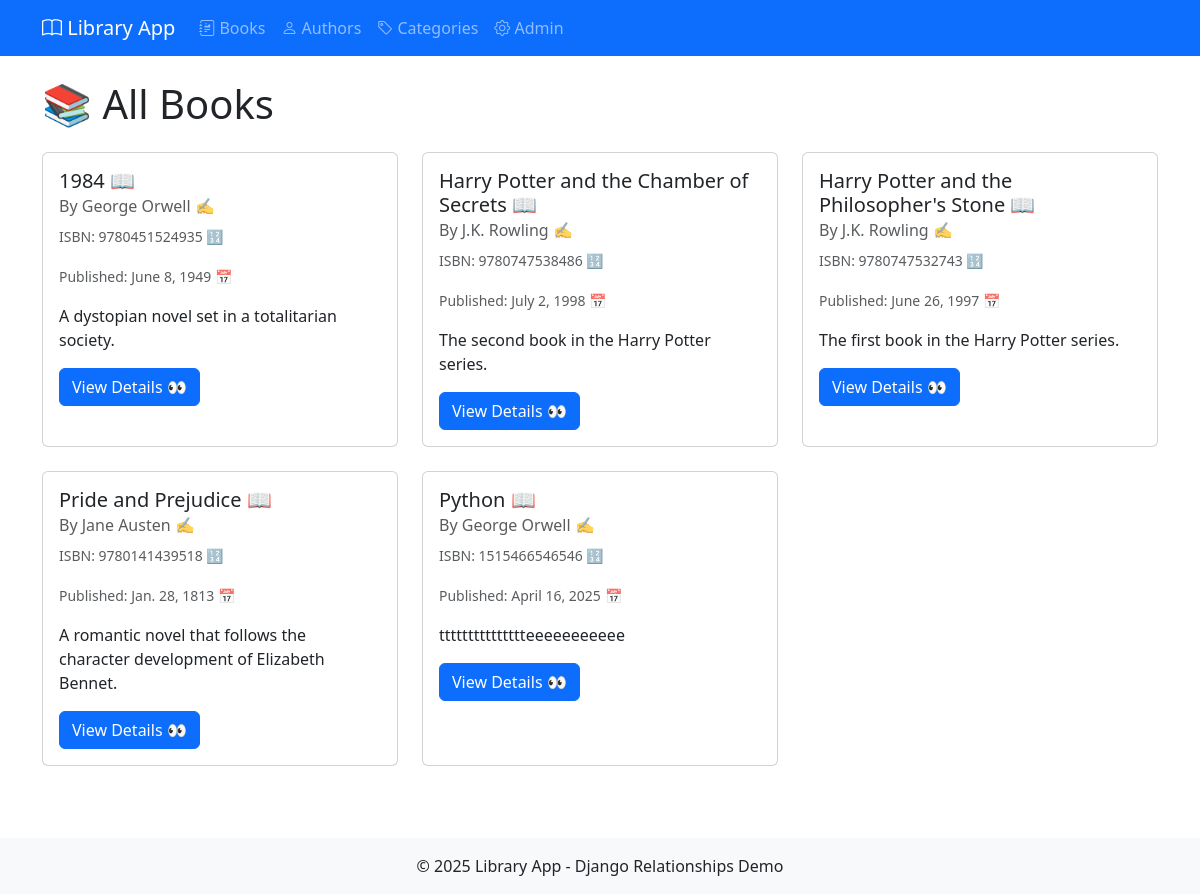
The page /books/ on the database its author committed.
### library/models.py (models this page shows, shortened)
class Book(models.Model):
    title = models.CharField(max_length=200)
    author = models.ForeignKey(
        Author,
        on_delete=models.CASCADE,
        related_name='books'
    )
    isbn = models.CharField('ISBN', max_length=13, unique=True)
    publication_date = models.DateField(null=True, blank=True)
    summary = models.TextField(blank=True)
    categories = models.ManyToManyField(Category, related_name='books')
    publishers = models.ManyToManyField(
        Publisher,
        through='Publication',
        through_fields=('book', 'publisher'),
        related_name='books'
    )

class Author(models.Model):
    name = models.CharField(max_length=100)
    birth_date = models.DateField(null=True, blank=True)
    biography = models.TextField(blank=True)

### library/views.py (the view)
# urls.py: path('books/', views.book_list, name='book_list'),
def book_list(request):
    books = Book.objects.all().select_related('author').order_by('title')
    return render(request, 'library/book_list.html', {'books': books})

### library/templates/library/book_list.html (shortened to what this page needs)
{% extends "library/base.html" %}
{% block content %}
<h1 class="mb-4">📚 All Books</h1>
<div class="row">
    {% for book in books %}
        <div class="col-md-4 mb-4">
            <div class="card h-100">
                <div class="card-body">
                    <h5 class="card-title">{{ book.title }} 📖</h5>
                    <h6 class="card-subtitle mb-2 text-muted">By {{ book.author.name }} ✍️</h6>
                    <p class="card-text">
                        <small class="text-muted">ISBN: {{ book.isbn }} 🔢</small>
                    </p>
                    {% if book.publication_date %}
                        <p class="card-text">
                            <small class="text-muted">Published: {{ book.publication_date }} 📅</small>
                        </p>
                    {% endif %}
                    <p class="card-text">{{ book.summary|truncatechars:100 }}</p>
                    <a href="{% url 'book_detail' book.id %}" class="btn btn-primary">View Details 👀</a>
                </div>
            </div>
        </div>
    {% empty %}
        <div class="col-12">
            <div class="alert alert-info">
                <i class="bi bi-info-circle"></i> No books available yet. 📭
            </div>
        </div>
    {% endfor %}
</div>
{% endblock %}

### rows shown on the page
Book: title "1984", author.name "George Orwell", isbn "9780451524935", publication_date "June 8, 1949", summary "A dystopian novel set in a totalitarian society."
Book: title "Harry Potter and the Chamber of Secrets", author.name "J.K. Rowling", isbn "9780747538486", publication_date "July 2, 1998", summary "The second book in the Harry Potter series."
Book: title "Harry Potter and the Philosopher's Stone", author.name "J.K. Rowling", isbn "9780747532743", publication_date "June 26, 1997", summary "The first book in the Harry Potter series."
Book: title "Pride and Prejudice", author.name "Jane Austen", isbn "9780141439518", publication_date "Jan. 28, 1813", summary "A romantic novel that follows the character development of Elizabeth Bennet."
Book: title "Python", author.name "George Orwell", isbn "1515466546546", publication_date "April 16, 2025", summary "ttttttttttttttteeeeeeeeeee"
